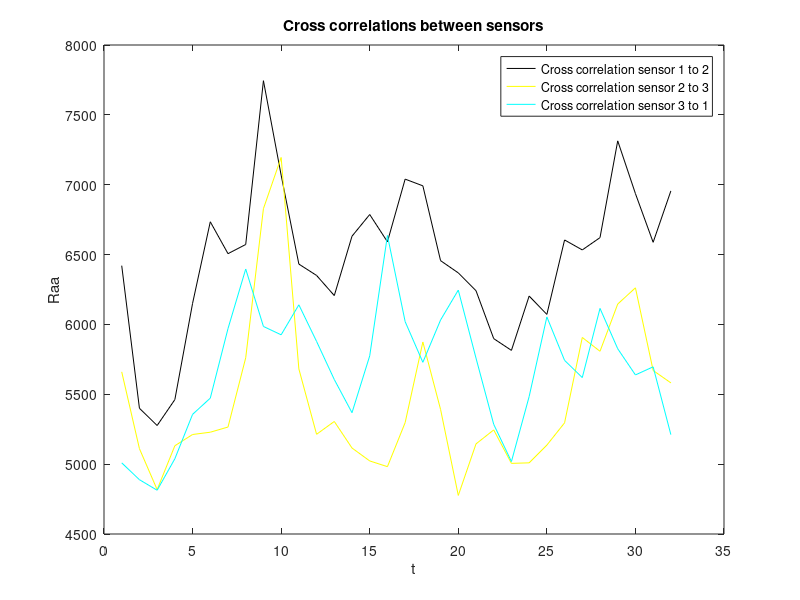

MATLAB code to generate this figure:
%Question 2:

%Variables
fs = 100; %sampling frequency (Hz)
N = 32; %length of data
T = N/fs; %total time (1/Hz = seconds) 
delf=1/T; %discretized frequency
x = 10; %distance in ft between sensors

load car.dat

s1=car(:,1); %data loaded from sensor 1
s2=car(:,2); %data loaded from sensor 2
s3=car(:,3); %data loaded from sensor 3
N=32; %length of data
for i=1:N
   Raa1(i)=0; %autocorrelation of sensor 1 to sensor 1 
   Raa2(i)=0; %autocorrelation of sensor 2 to sensor 2
   Raa3(i)=0; %autocorrelation of sensor 3 to sensor 3
   Raa12(i)=0; %cross correlation of sensor 1 to sensor 2
   Raa23(i)=0; %cross correlation of sensor 2 to sensor 3
   Raa31(i)=0; %cross correlation of sensor 3 to sensor 1
   for t=1:N
      k=t+(i-1);
      if k<=N
         k=k;
      else
         k=k-N;
      end
      Raa1(i)=Raa1(i)+s1(t)*s1(k);
      Raa2(i)=Raa2(i)+s2(t)*s2(k);
      Raa3(i)=Raa3(i)+s3(t)*s3(k);
      Raa12(i)=Raa12(i)+s1(t)*s2(k);
      Raa23(i)=Raa23(i)+s2(t)*s3(k);
      Raa31(i)=Raa31(i)+s3(t)*s1(k);
   end
end
Raa1=Raa1/N; %normalize the Raa vector by length N
Raa2=Raa2/N;
Raa3=Raa3/N;
Raa12=Raa12/N;
Raa23=Raa23/N;
Raa31=Raa31/N;

%plot(Raa1,'red'); hold on; %plot all the auto and cross correlations on same graph
%plot(Raa2,'blue')
%plot(Raa3,'green')
plot(Raa12,'black','DisplayName','Cross correlation sensor 1 to 2'); 
hold on;
title('Cross correlations between sensors')
xlabel('t')
ylabel('Raa')
plot(Raa23,'yellow','DisplayName','Cross correlation sensor 2 to 3');
plot(Raa31, 'cyan','DisplayName','Cross correlation sensor 3 to 1');
legend('show')
hold off

%need to find time (index) that corresponds to max peak in the y axis
%divide by 100 to convert from 100 Hz to seconds
%subtract 1 to get data back to 
[M1,I1]=max(Raa12(:));
t1=((I1-1)/100);
[M2,I2]=max(Raa23(:));
t2=((I2-1)/100);
[M3,I3]=max(Raa31(:));
t3=((I3-1)/100);

V1=x/t1; %to find velocity, divide travel distance by time
V2=x/t2;
V3=(2*x)/t3; %there is 20 ft between sensors 1 and 2

A=[V1 V2 V3];

Vavgfs=mean(A); %ft/seconds

V1mph=V1*(3600/5280)
V2mph=V2*(3600/5280)
V3mph=V3*(3600/5280)
Vavgmph=Vavgfs*(3600/5280)



